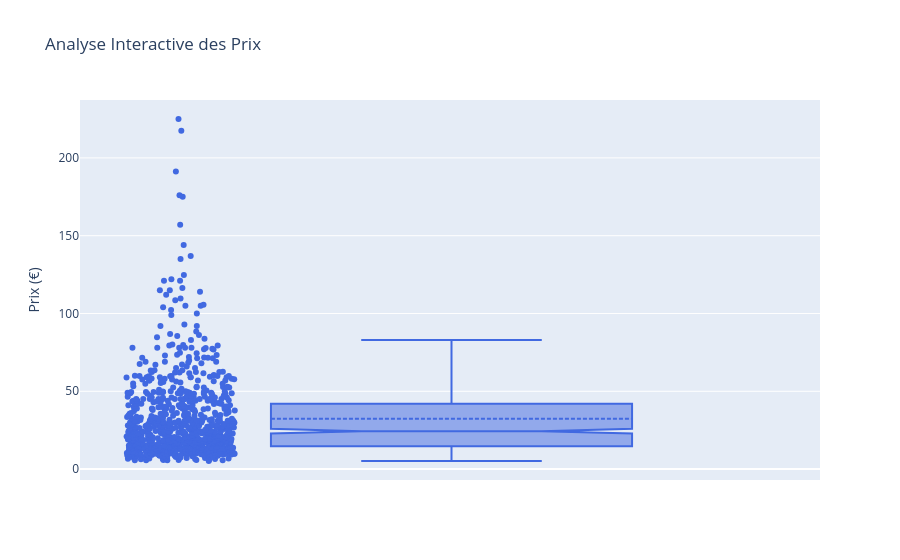

This figure's notebook cell:
### Code cell
# Création du boxplot interactif
fig = px.box(df_final, 
             y="price", 
             points="all",        # Affiche tous les points à côté de la boîte
             notched=True,        # Ajoute une encoche à la médiane
             title="Analyse Interactive des Prix",
             labels={'price': 'Prix (€)'},
             hover_data=['post_title']) # Affiche le nom du vin au survol

# Personnalisation du design
fig.update_traces(marker_color='royalblue', boxmean=True) # Affiche aussi la moyenne

#Export au format html pour garder le style interactif
fig.write_html("analyse_prix.html")

#Affichage
fig.show()

### Figure 1 — Plotly figure (JSON) as saved in the notebook; plotly's stock layout.template omitted (floating-point values rounded to 4 significant figures; data arrays with more than 128 entries replaced by an {"elided": "..."} marker saying what was removed)
{"data": [{"alignmentgroup": "True", "boxmean": true, "boxpoints": "all", "customdata": {"elided": "820x1 str values"}, "hovertemplate": "Prix (€)=%{y}<br>post_title=%{customdata[0]}<extra></extra>", "legendgroup": "", "marker": {"color": "royalblue"}, "name": "", "notched": true, "offsetgroup": "", "orientation": "v", "showlegend": false, "type": "box", "x0": " ", "xaxis": "x", "y": {"elided": "820 float values"}, "y0": " ", "yaxis": "y"}], "layout": {"boxmode": "group", "legend": {"tracegroupgap": 0}, "title": {"text": "Analyse Interactive des Prix"}, "xaxis": {"anchor": "y", "domain": [0, 1]}, "yaxis": {"anchor": "x", "domain": [0, 1], "title": {"text": "Prix (€)"}}}}
